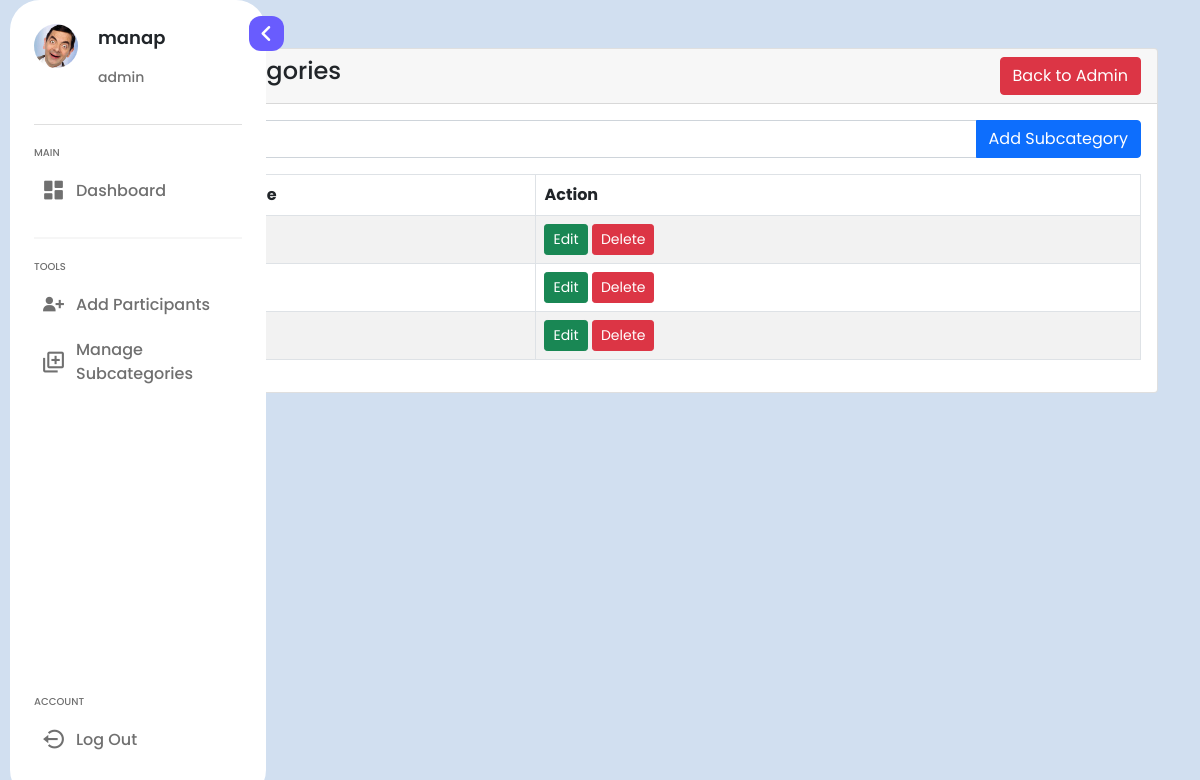
The app's page /manage_subcategories.php (signed in) with its own data.
### tables this page shows
CREATE TABLE `subcategories` (
  `id` int(11) NOT NULL,
  `name` varchar(255) NOT NULL,
  `max_quota` int(11) NOT NULL DEFAULT 0,
  `current_quota` int(11) NOT NULL DEFAULT 0
);

CREATE TABLE `participants` (
  `username` varchar(20) NOT NULL,
  `password` varchar(255) NOT NULL,
  `phone` varchar(20) NOT NULL,
  `email` varchar(20) NOT NULL,
  `category` varchar(20) NOT NULL,
  `subcategory` varchar(20) NOT NULL,
  `user_type` varchar(20) NOT NULL,
  `id` int(11) NOT NULL,
  `subcategory_id` int(11) DEFAULT NULL
);

### manage_subcategories.php (the view, shortened to what this page needs)
<?php
require 'dbconnection.php';
if (isset($_SESSION['user_id'])) {
    $user_id = $_SESSION['user_id'];
    $query = "SELECT * FROM participants WHERE id = $user_id";
    $result = mysqli_query($con, $query);
    if ($result && mysqli_num_rows($result) > 0) {
        $user_data = mysqli_fetch_assoc($result);
        $logged_in_user_type = $user_data['user_type'];
$query = "SELECT * FROM subcategories";
$result = mysqli_query($con, $query);
$subcategories = mysqli_fetch_all($result, MYSQLI_ASSOC);
?>
<!DOCTYPE html>
<html lang="en">
<head>
    <link href='https://unpkg.com/boxicons@2.1.4/css/boxicons.min.css' rel='stylesheet'>
    <link rel="stylesheet" href="https://cdnjs.cloudflare.com/ajax/libs/font-awesome/6.1.1/css/all.min.css">
    <link href="https://cdn.jsdelivr.net/npm/bootstrap@5.0.0-beta2/dist/css/bootstrap.min.css" rel="stylesheet"
>
    <link rel="stylesheet" href="admin.css" />
</head>
<body>
<div class="container mt-5">
    <div class="row">
        <div class="col-md-12">
            <div class="card">
                <div class="card-header">
                    <h4>Manage Subcategories
                        <form action="" method="POST" class="d-inline">
                            <button type="submit" name="back_to_admin" class="btn btn-danger float-end">Back to Admin</button>
                        </form>
                    </h4>
                </div>
                <div class="card-body">
                    <form action="" method="POST" class="mb-3">
                        <div class="input-group">
                            <input type="text" name="new_subcategory_name" class="form-control" placeholder="New Subcategory Name" required>
                            <button type="submit" name="add_subcategory" class="btn btn-primary">Add Subcategory</button>
                        </div>
                    </form>
                    <table class="table table-bordered table-striped">
                        <thead>
                        <tr>
                            <th>ID</th>
                            <th>Name</th>
                            <th>Action</th>
                        </tr>
                        </thead>
                        <tbody>
                        <?php foreach ($subcategories as $subcategory): ?>
                            <tr>
                                <td><?= $subcategory['id']; ?></td>
                                <td><?= $subcategory['name']; ?></td>
                                <td>
                                    <form action="" method="POST" class="d-inline">
                                        <button type="submit" name="edit_subcategory" value="<?= $subcategory['id']; ?>"
                                                class="btn btn-success btn-sm">Edit
                                        </button>
                                    </form>
                                    <form action="" method="POST" class="d-inline">
                                        <button type="submit" name="delete_subcategory" value="<?= $subcategory['id']; ?>"
                                                class="btn btn-danger btn-sm">Delete
                                        </button>
                                    </form>
                                </td>
                            </tr>
                        <?php endforeach; ?>
                        </tbody>
                    </table>
                </div>
            </div>
        </div>
    </div>
</div>
<div class="container">
        <div class="sidebar">
            <div class="menu-btn">
                <i class="fa-solid fa-angle-left"></i>
            </div>
            <div class="head">
                <div class="user-img">
                    <img src="user-image.jpg" alt="" />
                </div>
                <div class="user-details">
                    <p class="name"><?= $user_data['username']; ?></p>
                    <p class="title"><?= $logged_in_user_type; ?></p>
                </div>
            </div>
            <div class="nav">
                <div class="menu">
                    <p class="title">Main</p>
                    <ul class="menu-item">
                        <li >
                            <a href="admin.php">
                                <i class='bx bxs-dashboard icon'></i>
                                <span class="text">Dashboard</span>
                            </a>
                        </li>
                    </ul>
                </div>
                <div class="menu">
                    <p class="title">Tools</p>
                    <ul class="menu-item">
                        <li>
                            <a href="participants_create.php">
                            <i class='bx bxs-user-plus icon'></i>
                                <span class="text">Add Participants</span>
                            </a>
                        </li>
                        <li>
                            <a href="manage_subcategories.php">
                            <i class='bx bx-add-to-queue icon' ></i>
                                <span class="text">Manage <br>Subcategories</span>
                            </a>
                        </li>
                    </ul>
                </div>
            </div>
            <div class="menu">
                <p class="title">Account</p>
                <ul class="menu-item">
                    <li>
                        <a href="logout.php">
                            <i class='bx bx-log-out-circle icon' ></i>
                            <span class="text">Log Out</span>
                        </a>
                    </li>
                </ul>
            </div>
        </div>
        </div>
        </body>
        </html>
        <?php
    } else {
        echo "<h5>Error fetching user data</h5>";
    }
} else {
    echo "<h5>User not logged in</h5>";
}
?>

### admin.css (style rules this page uses)
* { font-family: 'Poppins', sans-serif; margin: 0; padding: 0; box-sizing: border-box; }
:root { --body-color: #d1dff0; --sidebar-color: #ffffff; --primary-color: #695CFE; --toggle-hover: #000000; --primary-color-light: #F6F5FF; --toggle-color: #DDD; --text-color: #707070; --toggle-color: #c0c0c0; --header-color: #000000; --tooltiptext-color:#fff; --shadow-color:#7a7a7a; --sidemenu-color: #5a4bff10; }
body { background-color: var(--body-color); }
.container { width: 100%; min-height: auto; }
.sidebar { width: 256px; height: 100%; display: flex; flex-direction: column; gap: 20px; background-color: var(--sidebar-color); padding: 24px; border-radius: 30px; position: fixed; top: 0; left: 10px; transition: all 0.3s; box-shadow: 0px 5px 150px rgba(255, 255, 255, 0); }
.sidebar .head { display: flex; gap: 20px; padding-bottom:20px; border-bottom: 1px solid #dfdfdf; }
.user-img { position: relative; width: 44px; height: 44px; min-width: 44px; border-radius: 50%; overflow: hidden; }
.user-img img { width: 100%; object-fit: cover; }
.user-details .title { font-size: 14px; font-weight: 500; color:var(--text-color); justify-content: center; }
.menu .title { font-size: 10px; font-weight: 500; color:var(--text-color); text-transform: uppercase; margin-bottom: 10px; justify-content: center; }
.user-details .name { font-size: 18px; font-weight: 600; }
.nav { flex: 1; flex-direction: column; }
ul li { position: relative; list-style: none; margin-bottom:5px; }
.menu ul li a { display: flex; align-items: center; gap:10px; font-size: 16px; font-weight: 500; color: var(--text-color); text-decoration: none; padding: 8px 8px; border-radius: 8px; white-space: nowrap; margin-left: -33px; }
.menu ul li .icon { font-size: 25px; }
.menu ul li .text { flex:1; }
.menu:not(:last-child) { padding-bottom: 10px; margin-bottom:20px; border-bottom: 2px solid #f6f6f6; }
.menu-btn { position: absolute; right: -18px; top: 2%; width: 35px; height: 35px; border-radius: 12px; display: flex; align-items: center; justify-content: center; background-color: var(--primary-color); font-size: 20px; color: var(--sidebar-color); cursor: pointer; transition: all 0.5s; z-index: 2; }

### records on screen
subcategories: $subcategory['id'] 4 (drawn)
subcategories: $subcategory['id'] 5 (drawn)
subcategories: $subcategory['id'] 6 (drawn)
participants: username "manap", user_type "admin"
